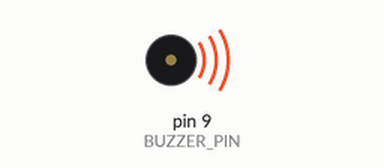
Simulated run of this sketch. Board: Arduino Uno, built with avr-gcc and run on an emulated ATmega328P. Shown: buzzer (waves = sounding).

Above: at 9.6 s.
At 10.5 s:
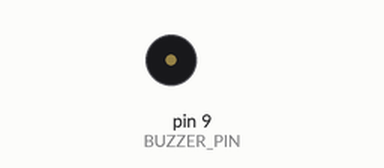
Timing chart, 0 to 13.4 s (numbered marks = the images above):
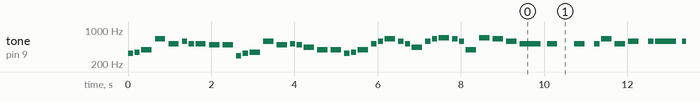

Measured:
- by itself, tone on pin 9 (BUZZER_PIN): plays 330 Hz for 0.13 s, 349 Hz for 0.13 s, 392 Hz for 0.25 s, 659 Hz for 0.25 s, 523 Hz for 0.25 s, 587 Hz for 0.13 s … (416 notes in this stretch)

The sketch:

its_a_small_world.ino
```cpp
// (licence header left out)
#include "pitches.h"

#define BUZZER_PIN 9

int melody[] = {
  NOTE_E4, NOTE_F4, NOTE_G4, NOTE_E5, NOTE_C5, NOTE_D5, NOTE_C5, NOTE_C5, NOTE_B4, NOTE_B4, NOTE_D4,
  NOTE_E4, NOTE_F4, NOTE_D5, NOTE_B4, NOTE_C5, NOTE_B4, NOTE_A4, NOTE_G4, NOTE_G4, NOTE_E4, NOTE_F4,
  NOTE_G4, NOTE_C5, NOTE_D5, NOTE_E5, NOTE_D5, NOTE_C5, NOTE_A4, NOTE_D5, NOTE_E5, NOTE_F5, NOTE_E5,
  NOTE_D5, NOTE_G4, NOTE_F5, NOTE_E5, NOTE_D5, NOTE_C5, NOTE_C5, REST, NOTE_C5, REST, NOTE_C5, NOTE_E5,
  NOTE_C5, NOTE_D5, REST, NOTE_D5, NOTE_D5, NOTE_D5, REST, NOTE_D5, NOTE_F5, NOTE_D5, NOTE_E5, REST, NOTE_E5,
  NOTE_E5, NOTE_E5, REST, NOTE_E5, NOTE_G5, NOTE_E5, NOTE_F5, REST, NOTE_F5, NOTE_F5, NOTE_E5, NOTE_D5, NOTE_G4,
  NOTE_B4, NOTE_C5, NOTE_C5, REST
};

int durations[] = {
  8, 8, 4, 4, 4, 8, 8, 4, 4, 4, 8, 8, 4, 4, 4, 8, 8, 4, 4, 4, 8, 8, 4, 8, 8, 4, 8, 8, 4,
  8, 8, 4, 8, 8, 4, 4, 4, 4, 2, 4, 4, 4, 8, 8, 4, 4, 4, 8, 8, 2, 4, 8, 8, 4, 4, 4, 8, 8,
  2, 4, 8, 8, 4, 4, 4, 8, 8, 4, 8, 8, 2, 2, 2, 4, 4
};

void setup()
{
  pinMode(BUZZER_PIN, OUTPUT);
}

void loop()
{
  int size = sizeof(durations) / sizeof(int);

  for (int note = 0; note < size; note++) {
    //to calculate the note duration, take one second divided by the note type.
    //e.g. quarter note = 1000 / 4, eighth note = 1000/8, etc.
    int duration = 1000 / durations[note];
    tone(BUZZER_PIN, melody[note], duration);

    //to distinguish the notes, set a minimum time between them.
    //the note's duration + 30% seems to work well:
    int pauseBetweenNotes = duration * 1.30;
    delay(pauseBetweenNotes);

    //stop the tone playing:
    noTone(BUZZER_PIN);
  }
}
```
